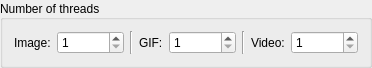
          <widget class="QGroupBox" name="groupBox_NumOfThreads">
           <property name="enabled">
            <bool>true</bool>
           </property>
           <property name="maximumSize">
            <size>
             <width>16777215</width>
             <height>60</height>
            </size>
           </property>
           <property name="toolTip">
            <string/>
           </property>
           <property name="title">
            <string>Number of threads</string>
           </property>
           <property name="alignment">
            <set>Qt::AlignLeading|Qt::AlignLeft|Qt::AlignVCenter</set>
           </property>
           <layout class="QGridLayout" name="gridLayout_8">
            <item row="0" column="6">
             <widget class="QLabel" name="label_13">
              <property name="sizePolicy">
               <sizepolicy hsizetype="Fixed" vsizetype="Preferred">
                <horstretch>0</horstretch>
                <verstretch>0</verstretch>
               </sizepolicy>
              </property>
              <property name="maximumSize">
               <size>
                <width>50</width>
                <height>16777215</height>
               </size>
              </property>
              <property name="toolTip">
               <string>The number of threads that the software processes video,
which will determine how many video files the software
will process at the same time.</string>
              </property>
              <property name="text">
               <string>Video:</string>
              </property>
             </widget>
            </item>
            <item row="0" column="1">
             <widget class="QSpinBox" name="spinBox_ThreadNum_image">
              <property name="toolTip">
               <string>The number of threads that the software processes pictures,
which will determine how many pictures the software will
process at the same time.</string>
              </property>
              <property name="minimum">
               <number>1</number>
              </property>
              <property name="maximum">
               <number>999999999</number>
              </property>
              <property name="singleStep">
               <number>1</number>
              </property>
              <property name="value">
               <number>1</number>
              </property>
             </widget>
            </item>
            <item row="0" column="7">
             <widget class="QSpinBox" name="spinBox_ThreadNum_video_internal">
              <property name="toolTip">
               <string>The number of threads that the software processes video frames,
which will determine how many video frames the software will
process at the same time when processing a video.</string>
              </property>
              <property name="minimum">
               <number>1</number>
              </property>
              <property name="maximum">
               <number>999999999</number>
              </property>
              <property name="singleStep">
               <number>1</number>
              </property>
              <property name="value">
               <number>1</number>
              </property>
             </widget>
            </item>
            <item row="0" column="0">
             <widget class="QLabel" name="label_11">
              <property name="sizePolicy">
               <sizepolicy hsizetype="Fixed" vsizetype="Preferred">
                <horstretch>0</horstretch>
                <verstretch>0</verstretch>
               </sizepolicy>
              </property>
              <property name="maximumSize">
               <size>
                <width>50</width>
                <height>16777215</height>
               </size>
              </property>
              <property name="toolTip">
               <string>The number of threads that the software processes pictures,
which will determine how many pictures the software will
process at the same time.</string>
              </property>
              <property name="statusTip">
               <string/>
              </property>
              <property name="whatsThis">
               <string/>
              </property>
              <property name="text">
               <string>Image:</string>
              </property>
             </widget>
            </item>
            <item row="0" column="2">
             <widget class="Line" name="line">
              <property name="orientation">
               <enum>Qt::Vertical</enum>
              </property>
             </widget>
            </item>
            <item row="0" column="3">
             <widget class="QLabel" name="label_12">
              <property name="sizePolicy">
               <sizepolicy hsizetype="Fixed" vsizetype="Preferred">
                <horstretch>0</horstretch>
                <verstretch>0</verstretch>
               </sizepolicy>
              </property>
              <property name="maximumSize">
               <size>
                <width>50</width>
                <height>16777215</height>
               </size>
              </property>
              <property name="toolTip">
               <string>The number of threads that the software processes GIF,
which will determine how many GIF files the software
will process at the same time.</string>
              </property>
              <property name="text">
               <string>GIF:</string>
              </property>
             </widget>
            </item>
            <item row="0" column="4">
             <widget class="QSpinBox" name="spinBox_ThreadNum_gif_internal">
              <property name="toolTip">
               <string>The number of threads that the software processes GIF frames,
which will determine how many GIF frames the software will
process at the same time when processing a GIF.</string>
              </property>
              <property name="minimum">
               <number>1</number>
              </property>
              <property name="maximum">
               <number>999999999</number>
              </property>
              <property name="singleStep">
               <number>1</number>
              </property>
              <property name="value">
               <number>1</number>
              </property>
             </widget>
            </item>
            <item row="0" column="5">
             <widget class="Line" name="line_2">
              <property name="orientation">
               <enum>Qt::Vertical</enum>
              </property>
             </widget>
            </item>
           </layout>
          </widget>
